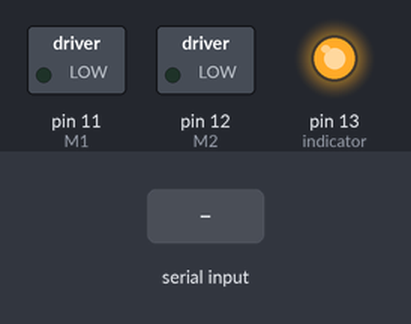
Bench run of a sketch on a simulated Arduino Uno, built with avr-gcc and run on an emulated ATmega328P. On the bench: switched loads named in the sketch (green lamp = pin HIGH), output pins drawn as LEDs (lit = HIGH). The inputs (shaded band) are chosen by the test bench. Pins used as bus, display or sensor lines are not drawn; what the sketch prints to the serial monitor is not drawn.

Above: at 6.2 s.
6.3 s: "forward" received over Serial
At 8.4 s:
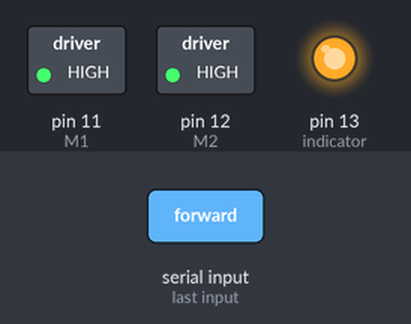
8.7 s: "right" received over Serial
At 10.2 s:
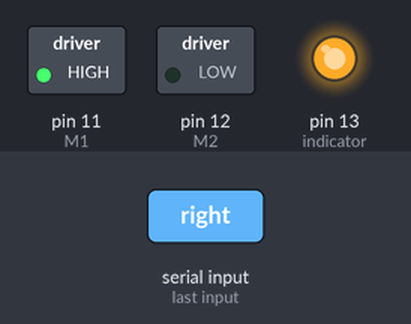
11.2 s: "left" received over Serial
At 13.3 s:
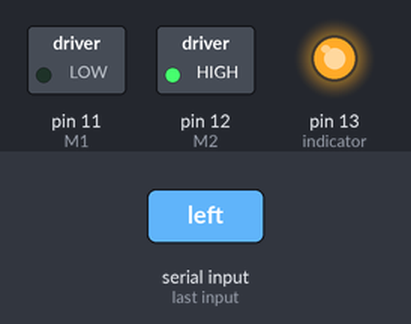
Timing chart, 0 to 14.8 s (numbered marks = the images above; inputs shaded):
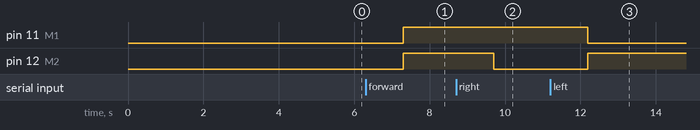

Measured:
- after the input at 6.3 s, pin 11 (M1), pin 12 (M2): LOW → HIGH after 1.0 s
- after the input at 8.7 s, pin 12 (M2): HIGH → LOW after 1.0 s
- after the input at 11.2 s, pin 11 (M1): HIGH → LOW after 1.0 s; pin 12 (M2): LOW → HIGH after 1.0 s

The sketch:

WaterOS.ino
```cpp
const int M1 = 11;
const int M2 = 12;
const int Reset = 2;
const int indicator = 13;

int command = 0;
int terminate = 0;

#define shell() Serial.print("WSH C:\>")
#define received() Serial.println(command)
#define processing() Serial.println("Running...")

void setup() {
  pinMode(indicator, OUTPUT);
  pinMode(M1, OUTPUT);
  pinMode(M2, OUTPUT);
  pinMode(Reset, OUTPUT);

  digitalWrite(Reset, HIGH);
  Serial.begin(2000000);
  delay(5000);
  digitalWrite(indicator, HIGH);

  Serial.println("WaterOS v1.7 2024 © @matthewyang204 & @13-JA");
  Serial.println("WaterOS Shell Starting...");
  shell();
}

void loop() {
  if (Serial.available()) {
    String command = Serial.readString();  // Read the entire incoming string
    command.trim();                        // Clean up any extra spaces or newlines
    received();
    processing();

    // Run the command:
    if (command.equals("forward") || command.equals("w")) {
      digitalWrite(M1, HIGH);
      digitalWrite(M2, HIGH);
      Serial.println("Both motors started; boat is moving forward");
    } else if (command.equals("right") || command.equals("d")) {
      digitalWrite(M1, HIGH);
      digitalWrite(M2, LOW);
      Serial.println("Left motor started, right motor stopped; boat is moving right");
    } else if (command.equals("left") || command.equals("a")) {
      digitalWrite(M1, LOW);
      digitalWrite(M2, HIGH);
      Serial.println("Left motor stopped, right motor started; boat is moving left");
    } else if (command.equals("stop") || command.equals("s")) {
      digitalWrite(M1, LOW);
      digitalWrite(M2, LOW);
      Serial.println("Both motors stopped; boat is parked");
    } else if (command.equals("dir") || command.equals("ls")){
      Serial.println("This operating system does not have a filesystem");
    } else if (command.equals("help")){
      Serial.println("Available commands:");
      Serial.println("  forward, w - Move forward");
      Serial.println("  right, d - Turn right");
      Serial.println("  left, a - Turn left");
      Serial.println("  stop, s - Stop motors");
    } else if (command.equals("status")) {
      Serial.print("Left motor: ");
      Serial.println(digitalRead(M1) == HIGH ? "On" : "Off");
      Serial.print("Right motor: ");
      Serial.println(digitalRead(M2) == HIGH ? "On" : "Off");
    } else {
      Serial.println("Invalid command");
      Serial.println("Available commands:");
      Serial.println("  forward, w - Move forward");
      Serial.println("  right, d - Turn right");
      Serial.println("  left, a - Turn left");
      Serial.println("  stop, s - Stop motors");
    }
    shell();
  }
}
```
